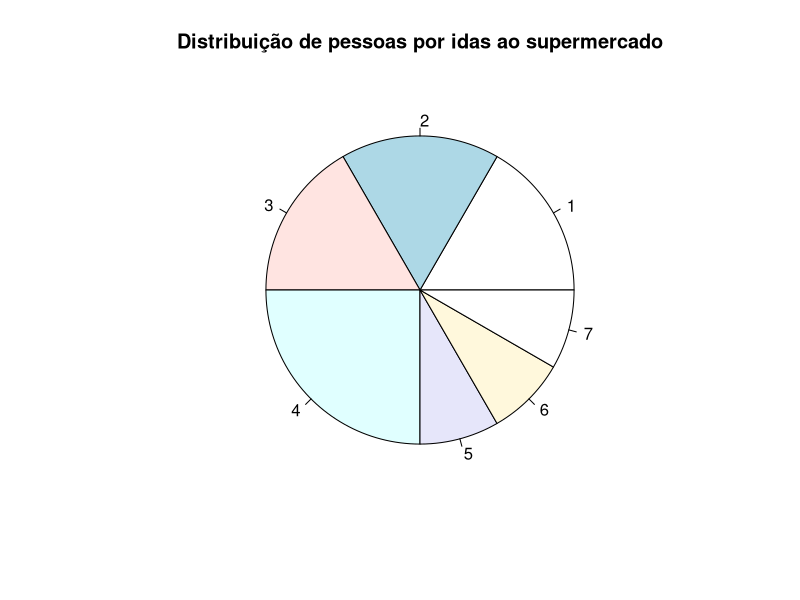

Write the R code that produced this figure.
png(file.path("imagem", "ex3_2.png"))
idas <- read.csv(file.path("dataset", "idas.csv"))
pie(
  table(idas$xi),
  main = "Distribuição de pessoas por idas ao supermercado"
)
